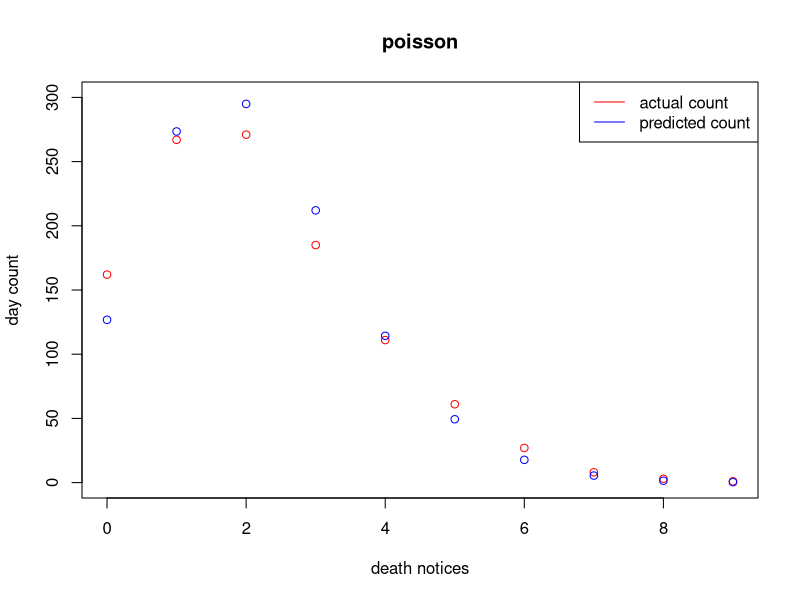
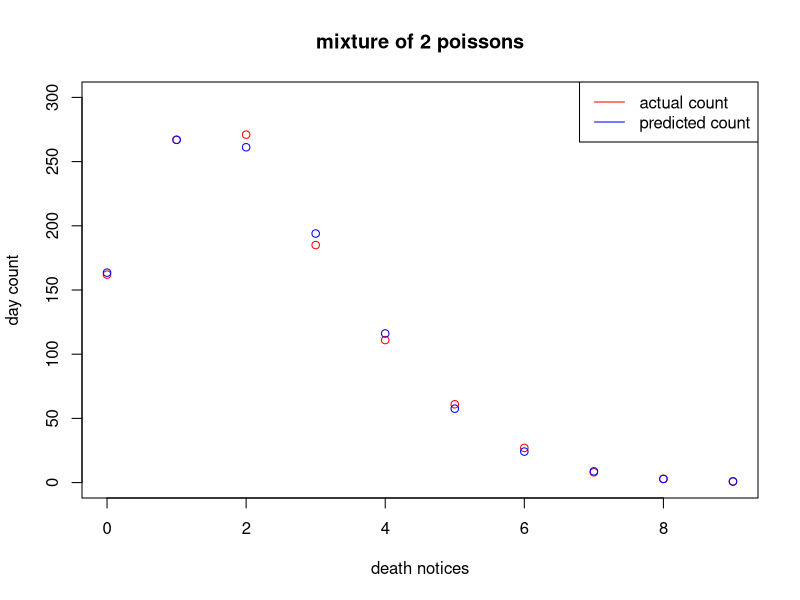
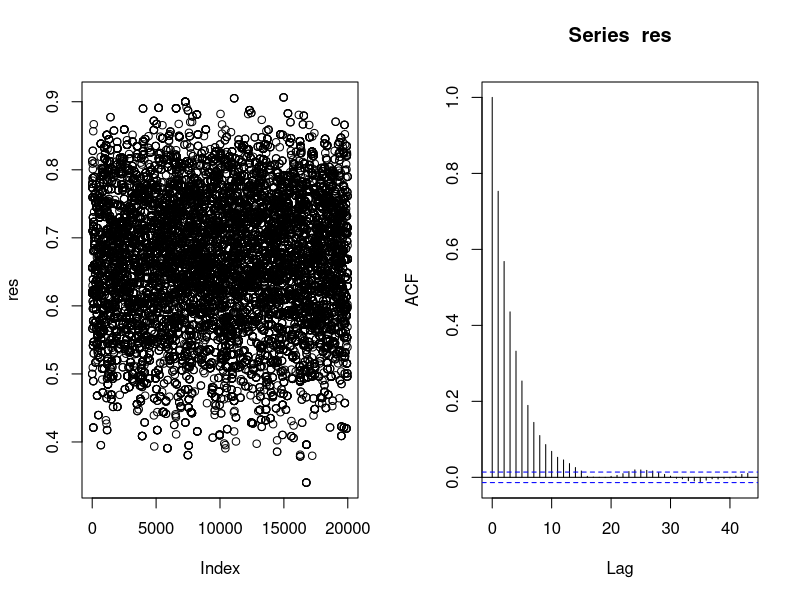
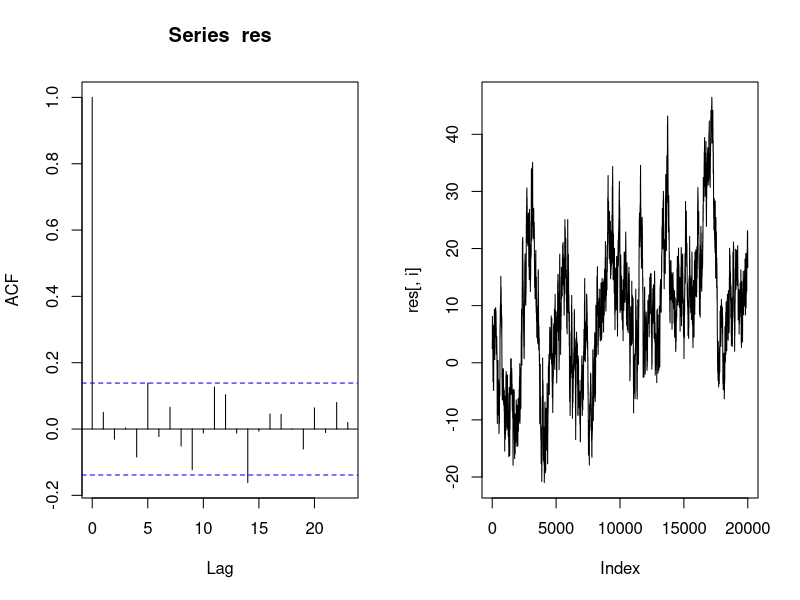
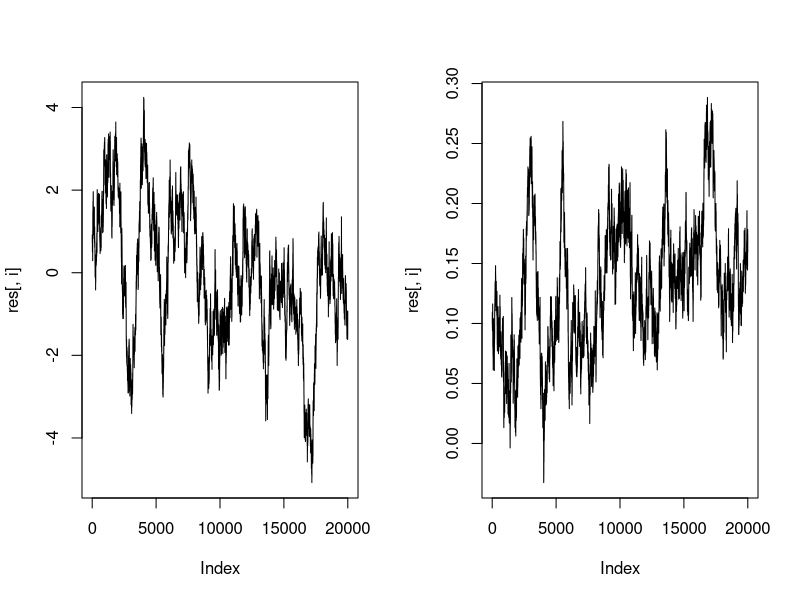
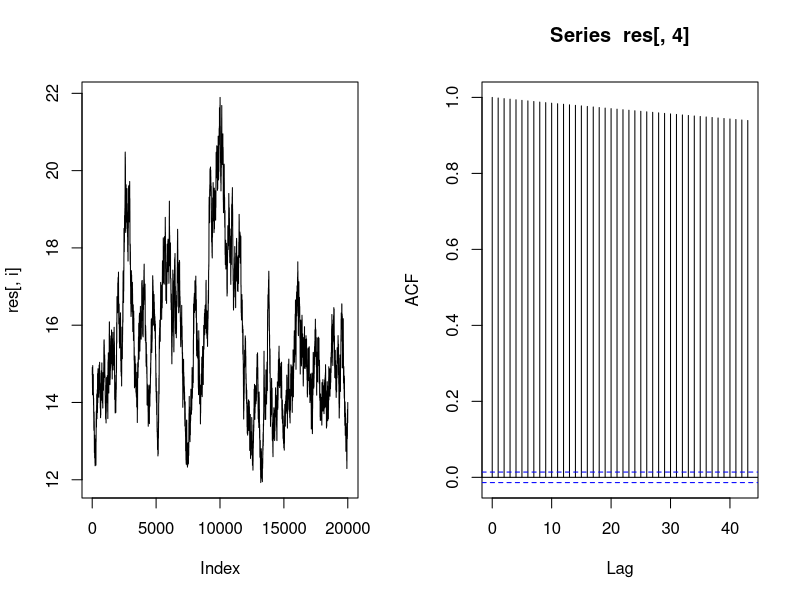

Recreate these plots in R, in order.
## ---- chunk 1
notices = c(0, 1, 2, 3, 4, 5, 6, 7, 8, 9)
count = c(162, 267, 271, 185, 111, 61, 27, 8, 3, 1)
iter = 2000

p_jfun <- function(j, params){
  p = params[1]
  l1 = params[2]
  l2 = params[3]
  
  return(p*exp(-l1)*l1^j/(p*exp(-l1)*l1^j+(1-p)*exp(-l2)*l2^j))
}

l1_start = 0.5
l2_start = 0.5
p_start = 0

stat_points = matrix(numeric(3*1101), ncol=3)

ind = 1
for(k1 in 0:9){
  for(k2 in 0:9){
    for(k3 in 0:10){
      start = c(p_start+0.1*k3, l1_start+k2, l2_start+k1);
      res = matrix(numeric(3*iter), ncol = 3)
      res[1,] = start
      for(i in 2:iter){
          
        p_js = p_jfun(0:9, res[i-1, ])
        
        p_new = sum(count*p_js)/sum(count)
        l1_new = sum(notices*count*p_js)/(1+sum(count*p_js))
        l2_new = sum(notices*count*(1-p_js))/(1+sum(count*(1-p_js)))
        
        res[i,1] = p_new
        res[i,2] = l1_new
        res[i,3] = l2_new
        
      }
      ind = ind+1
      stat_points[ind,] = res[iter,]
    }
  }
}

logpost <- function(par){
  p = par[1]
  l1 = par[2]
  l2 = par[3]
  return(sum(count*log(p*exp(-l1)*l1^notices/factorial(notices)+(1-p)*exp(-l2)*l2^notices/factorial(notices)))-l1-l2)
}

#only need to check 3 by symmetry
stat_points = matrix(numeric(3*3), ncol=3)
stat_points[1,] = c(0, 0, 2.155)
stat_points[2,] = c(0.261, 1.052198, 2.544021)
stat_points[3,] = c(0.5, 2.153, 2.153)

res = c(logpost(stat_points[1,]), logpost(stat_points[2,]), logpost(stat_points[3,]))
#so (p, l1, l2) = (0.262, 1.053, 2.543) is a global maximum to the posteriod

ml = sum(notices*count)/sum(count)

plot(notices, count, type="p", col="red", main="poisson", xlab="death notices", ylab="day count", ylim=c(0,300))
lines(notices, 1096*dpois(notices, ml), col="blue", type="p")
legend("topright", legend=c("actual count", "predicted count"), col=c("red", "blue"), lw=c(1,1))

plot(notices, count, type="p", col="red", main="mixture of 2 poissons", xlab="death notices", ylab="day count", ylim=c(0,300))
lines(notices, 1096*(0.261*dpois(notices, 1.052198)+(1-0.261)*dpois(notices, 2.544021)), col="blue", type="p")
legend("topright", legend=c("actual count", "predicted count"), col=c("red", "blue"), lw=c(1,1))





## ---- chunk 2

res = numeric(20000)
preds = numeric(20000)
res[1] = 0.5
preds[1] = 1-pbinom(6, 10, res[1])
sum = 0
for (i in 2:20000){
  prop = rnorm(1, res[i-1], 0.5)
  acc = min(1, dbeta(prop, 18, 9)/dbeta(res[i-1], 18, 9))
  if(runif(1, 0, 1) < acc)
    res[i] = prop
  else
    res[i] = res[i-1]
  preds[i] = 1-pbinom(6, 10, res[i])
  
  if (rbinom(1, 10, res[i]) >= 7)
    sum = sum+1
  
}
par(mfrow = c(1,2))
plot(res)
acf(res)
prob1 = mean(preds)
prob2 = sum/(20000-1)

res = res[(1:200)*50] ##now we have an almost true sample
acf(res)



##DO ANOTHER PREDICTION MEAN CHECK TRACEPLOTS THINNING ACF
## ---- chunk 3
library(LearnBayes)
data(cars)
attach(cars)

log_post <- function(theta){
  sum(dnorm(cars[,2], theta[1]+theta[2]*cars[,1]+theta[3]*cars[,1]^2, theta[4], log=TRUE))
}

speed2 = speed^2
fit <- lm(dist ~ speed+speed2, data=cars)
start = c(2.5, 0.1, 0.1, 15.5)
lap.approx = laplace(log_post, start)
start = lap.approx$mode
steps = sqrt(diag(lap.approx$var))/10

res = matrix(numeric(4*20000), ncol = 4)
res[1,] = start
pred = numeric(20000)
pred[1] = rnorm(1, res[1,1]+res[1,2]*21+res[1,3]*21^2, res[1,4])

for(i in 2:20000){
  prop = res[i-1,]+rnorm(4, 0, steps)
  acc = min(1, exp(log_post(prop))/exp(log_post(res[i-1,])))
  if(runif(1,0,1) < acc)
    res[i,] = prop
  else
    res[i,] = res[i-1,]
  pred[i] = rnorm(1, res[i,1]+res[i,2]*21+res[i,3]*21^2, res[i,4])
}

for(i in 1:4)
  plot(res[,i], type="l")
res[-(1:1000),]
conf = quantile(pred, probs = c(0.025, 0.975))
est = mean(pred)

acf(res[,4])



## ---- chunk 4
sample = rexp(100000,1)
1/sqrt(2*pi)*mean(exp(-1/2*(sample+3)^2+sample))
1-pnorm(3,0,1)
